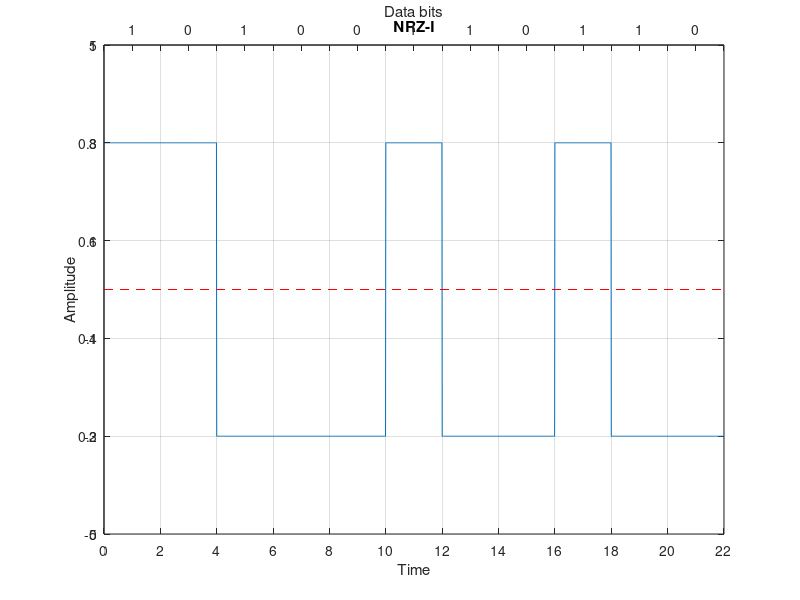

Write MATLAB code to recreate this figure.
clear all;
close all;
clc;

bits = [1 0 1 0 0 1 1 0 1 1 0];
bit_duration = 2;

fs = 100;
Total_time = length(bits) * bit_duration;   # time needed to send whole data
t = 0: 1/fs: Total_time-(1/fs);

# sender end
prv_state = -3
for i = 1 : length(bits)
    if bits(i) == 0
      nrzi(((i-1) * bit_duration * fs) + 1 : i * bit_duration * fs) = prv_state;
    else
      prv_state = -prv_state;
      nrzi(((i-1) * bit_duration * fs) + 1 : i * bit_duration * fs) = prv_state;
    endif
endfor

# ploting
plot(t, nrzi);
xticks([0: bit_duration: Total_time]);
yticks([-5: 2: 5]);
ylim([-5, 5]);
xlim([0, Total_time]);
grid on;
title("NRZ-I");
xlabel("Time");
ylabel("Amplitude");
line ([0, Total_time], [0 0], "linestyle", "--", "color", "r");

% Top axis
ax1=gca;
ax2 = axes('Position', get(ax1, 'Position'), 'Color', 'none');
set(ax2, 'XAxisLocation', 'top');
set(ax2, 'XLim', get(ax1, 'XLim'));
set(ax2, 'XTick', [bit_duration/2: bit_duration: Total_time]);
set(ax2, 'XTickLabel', bits);
set(ax2, 'XLabel', 'Data bits');

# receiver end
prv_found = ones(1, (bit_duration * fs)) .* 3;
for i = 1 : length(nrzi)/(bit_duration * fs)
    if nrzi(((i-1) * bit_duration * fs) + 1 : i * bit_duration * fs) == prv_found
        rcv_data(i) = 0;
    else
        rcv_data(i) = 1;
        prv_found = prv_found .* (-1);
    endif
endfor

disp(rcv_data);
